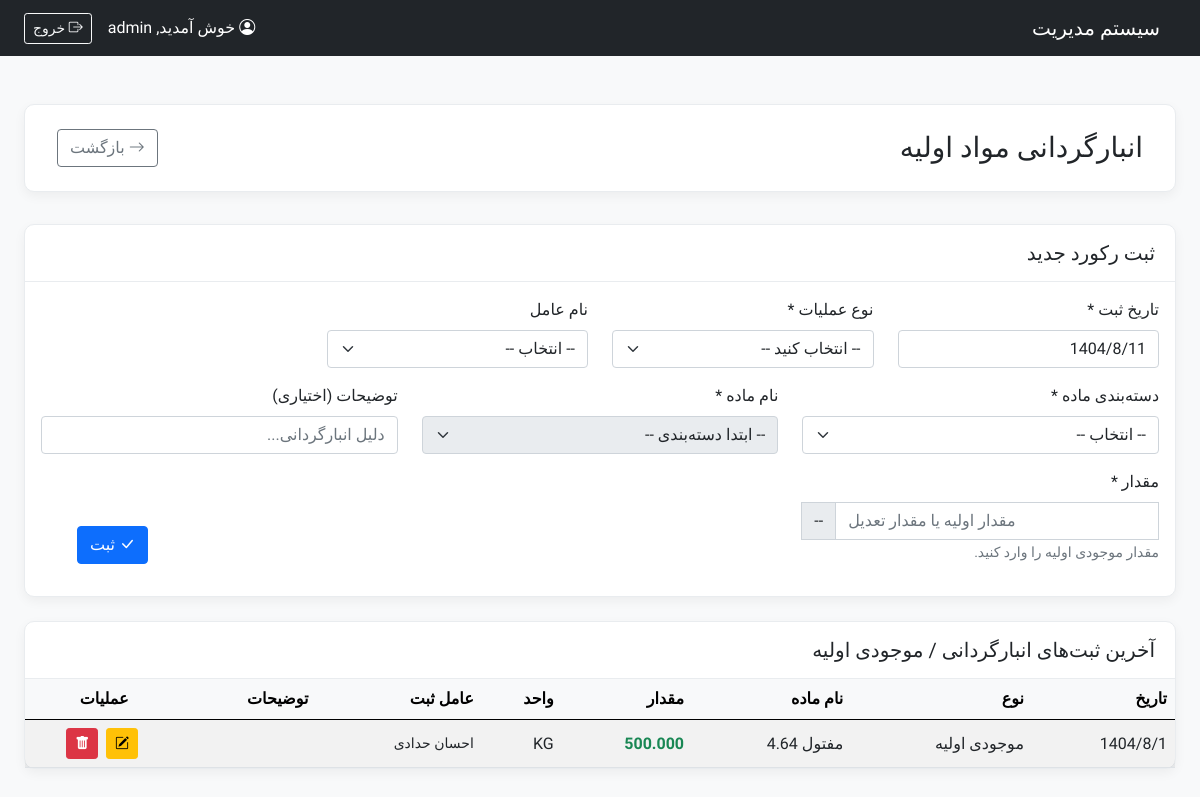
/modules/Warehouse/raw_stocktake.php (signed in), run on the app's committed database.
### tables this page shows
CREATE TABLE `tbl_raw_transactions` (
  `TransactionID` bigint(20) NOT NULL,
  `TransactionDate` datetime NOT NULL DEFAULT current_timestamp(),
  `ItemID` int(11) NOT NULL,
  `TransactionTypeID` int(11) NOT NULL COMMENT 'FK به جدول انواع تراکنش (ورود، خروج، کسر، اضافه)',
  `Quantity` decimal(10,3) NOT NULL COMMENT 'مقدار (مثبت برای ورود/اضافه، منفی برای خروج/کسر)',
  `OperatorEmployeeID` int(11) DEFAULT NULL COMMENT 'FK به جدول کارمندان (عامل)',
  `Description` text DEFAULT NULL COMMENT 'توضیحات (مثلاً برای انبارگردانی)'
);

CREATE TABLE `tbl_transaction_types` (
  `TypeID` int(11) NOT NULL,
  `TypeName` varchar(100) NOT NULL,
  `StockEffect` smallint(6) NOT NULL DEFAULT 0 COMMENT '1 برای افزایش, -1 برای کاهش, 0 بی‌اثر'
);

CREATE TABLE `tbl_raw_items` (
  `ItemID` int(11) NOT NULL,
  `ItemName` varchar(255) NOT NULL,
  `CategoryID` int(11) NOT NULL,
  `UnitID` int(11) NOT NULL COMMENT 'FK به جدول واحدهای اندازه‌گیری (tbl_units)',
  `SafetyStock` decimal(10,3) DEFAULT NULL COMMENT 'موجودی اطمینان (اختیاری)'
);

CREATE TABLE `tbl_units` (
  `UnitID` int(11) NOT NULL,
  `UnitName` varchar(50) NOT NULL,
  `Symbol` varchar(10) NOT NULL
);

CREATE TABLE `tbl_employees` (
  `EmployeeID` int(11) NOT NULL,
  `name` varchar(255) NOT NULL,
  `DepartmentID` int(11) DEFAULT NULL,
  `JobTitle` varchar(150) DEFAULT NULL,
  `HireDate` date DEFAULT NULL,
  `Status` enum('Active','Inactive') NOT NULL DEFAULT 'Active'
);

### config/functions.php (called while the page is built, shortened)
<?php
if (!function_exists('jdf_gregorian_to_jalali')) {
    require_once __DIR__ . '/../lib/jdf.php';
}
function to_jalali($gregorian_date) {
    $datetime_parts = explode(' ', $gregorian_date);
    $date_part = $datetime_parts[0];
    $parts = explode('-', $date_part);
    if (count($parts) === 3 && is_numeric($parts[0]) && is_numeric($parts[1]) && is_numeric($parts[2])) {
        list($g_y, $g_m, $g_d) = $parts;
         if ($g_y > 0) {
            return jdf_gregorian_to_jalali($g_y, $g_m, $g_d, '/');
        }
    }
    return '';
}
?>

### lib/jdf.php (called while the page is built, shortened)
<?php
function jdf_div($a,$b)
{
	return (int) ($a / $b);
}
function jdf_gregorian_to_jalali($g_y, $g_m, $g_d, $mod='')
{
	$g_days_in_month = array(31, 28, 31, 30, 31, 30, 31, 31, 30, 31, 30, 31);
	$j_days_in_month = array(31, 31, 31, 31, 31, 31, 30, 30, 30, 30, 30, 29);
	$gy = $g_y-1600;
	$gm = $g_m-1;
	$gd = $g_d-1;
	$g_day_no = 365*$gy+jdf_div($gy+3,4)-jdf_div($gy+99,100)+jdf_div($gy+399,400);
	for ($i=0; $i < $gm; ++$i)
		$g_day_no += $g_days_in_month[$i];
	$g_day_no += $gd;
	$j_day_no = $g_day_no-79;
	$j_np = jdf_div($j_day_no, 12053);
	$j_day_no = $j_day_no % 12053;
	$jy = 979+33*$j_np+4*jdf_div($j_day_no,1461);
	$j_day_no %= 1461;
	if ($j_day_no >= 366)
	{
		$jy += jdf_div($j_day_no-1, 365);
		$j_day_no = ($j_day_no-1)%365;
	}
	for ($i = 0; $i < 11 && $j_day_no >= $j_days_in_month[$i]; ++$i)
		$j_day_no -= $j_days_in_month[$i];
	$jm = $i+1;
	$jd = $j_day_no+1;
	return ($mod=='')?array($jy,$jm,$jd):$jy.$mod.$jm.$mod.$jd;
}
?>

### config/crud_helpers.php (called while the page is built, shortened)
<?php
function find_all(PDO $pdo, string $sql, array $params = []): array
{
    try {
        $stmt = $pdo->prepare($sql);
        $stmt->execute($params);
        return $stmt->fetchAll(PDO::FETCH_ASSOC);
    } catch (PDOException $e) {
        error_log("Error in find_all: " . $e->getMessage() . " | SQL: " . $sql . " | Params: " . print_r($params, true));
        return [];
    }
}
?>

### modules/Warehouse/raw_stocktake.php (the view, shortened to what this page needs)
<?php
require_once __DIR__ . '/../../config/init.php';
$employees = find_all($pdo, "SELECT EmployeeID, name FROM tbl_employees ORDER BY name");
$quotedTypeNames = implode(',', array_map(function ($name) use ($pdo) { return $pdo->quote($name); }, STOCKTAKE_TYPE_NAMES));
$editMode = false;
$initial_log_date_jalali = $_SESSION['raw_stocktake_log_date'] ?? to_jalali(date('Y-m-d'));
$current_page = isset($_GET['page']) && is_numeric($_GET['page']) ? (int)$_GET['page'] : 1;
$offset = ($current_page - 1) * RECORDS_PER_PAGE;
$history_query = "
    SELECT t.*, mi.ItemName, u.Symbol as UnitSymbol, tt.TypeName as TransactionTypeName, tt.StockEffect, op.name as OperatorName
    FROM tbl_raw_transactions t
    JOIN tbl_raw_items mi ON t.ItemID = mi.ItemID
    JOIN tbl_units u ON mi.UnitID = u.UnitID
    JOIN tbl_transaction_types tt ON t.TransactionTypeID = tt.TypeID
    LEFT JOIN tbl_employees op ON t.OperatorEmployeeID = op.EmployeeID
    WHERE tt.TypeName IN ($quotedTypeNames)
    ORDER BY t.TransactionDate DESC, t.TransactionID DESC
    LIMIT :limit OFFSET :offset
";
$history_stmt = $pdo->prepare($history_query);
$history_stmt->bindValue(':limit', RECORDS_PER_PAGE, PDO::PARAM_INT);
$history_stmt->bindValue(':offset', $offset, PDO::PARAM_INT);
$history_stmt->execute();
$recentStocktakes = $history_stmt->fetchAll(PDO::FETCH_ASSOC);
$pageTitle = "انبارگردانی مواد اولیه";
include __DIR__ . '/../../templates/header.php';
?>
<div class="page-header d-flex justify-content-between align-items-center">
    <h1 class="h3 mb-0"><?php echo $pageTitle; ?></h1>
    <a href="raw_index.php" class="btn btn-outline-secondary"><i class="bi bi-arrow-right"></i> بازگشت</a>
</div>
<form id="stocktake-form">
    <div class="card content-card mb-4">
        <div class="card-header d-flex justify-content-between align-items-center">
            <h5 class="mb-0"><?php echo $editMode ? 'ویرایش رکورد انبارگردانی' : 'ثبت رکورد جدید'; ?></h5>
        </div>
        <div class="card-body">
            <div class="row">
                <div class="col-md-3 mb-3">
                    <label for="transaction_date" class="form-label">تاریخ ثبت *</label>
                    <input type="text" id="transaction_date" name="transaction_date" class="form-control persian-date persistent-input" data-session-key="raw_stocktake_log_date"
                           value="<?php echo $initial_log_date_jalali; ?>" required>
                </div>
                 <div class="col-md-3 mb-3">
                    <label for="transaction_type_id" class="form-label">نوع عملیات *</label>
                    <select id="transaction_type_id" name="transaction_type_id" class="form-select" required>
                        <option value="">-- انتخاب کنید --</option>
                    </select>
                </div>
                 <div class="col-md-3 mb-3">
                    <label for="operator_employee_id" class="form-label">نام عامل</label>
                    <select id="operator_employee_id" name="operator_employee_id" class="form-select">
                        <option value="">-- انتخاب --</option>
                    </select>
                </div>
            </div>
            <div class="row">
                 <div class="col-md-4 mb-3">
                     <label for="category_id" class="form-label">دسته‌بندی ماده *</label>
                     <select id="category_id" name="category_id" class="form-select" required>
                         <option value="">-- انتخاب --</option>
                     </select>
                 </div>
                 <div class="col-md-4 mb-3">
                      <label for="item_id" class="form-label">نام ماده *</label>
                      <select id="item_id" name="item_id" class="form-select" required disabled>
                         <option value="">-- ابتدا دسته‌بندی --</option>
                      </select>
                 </div>
                 <div class="col-md-4 mb-3">
                    <label for="description" class="form-label">توضیحات (اختیاری)</label>
                    <input type="text" id="description" name="description" class="form-control" placeholder="دلیل انبارگردانی...">
                </div>
            </div>
            <div class="row align-items-end">
                 <div class="col-md-4 mb-3">
                     <label for="quantity" class="form-label" id="quantity_label">مقدار *</label>
                     <div class="input-group">
                        <input type="number" step="0.01" id="quantity" name="quantity" class="form-control" placeholder="مقدار اولیه یا مقدار تعدیل" required>
                        <span class="input-group-text" id="quantity-unit">--</span>
                     </div>
                      <small id="quantity-help" class="form-text text-muted"></small>
                 </div>
                 <div class="col-md-8 mb-3 text-end">
                     <button type="submit" id="submit-button" class="btn <?php echo $editMode ? 'btn-warning' : 'btn-primary'; ?>">
                         <i class="bi <?php echo $editMode ? 'bi-save' : 'bi-check-lg'; ?>"></i> <?php echo $editMode ? 'ذخیره تغییرات' : 'ثبت'; ?>
                     </button>
                 </div>
            </div>
        </div>
    </div>
</form>
<div class="card content-card mt-4">
    <div class="card-header"><h5 class="mb-0">آخرین ثبت‌های انبارگردانی / موجودی اولیه</h5></div>
    <div class="card-body p-0">
        <div class="table-responsive">
            <table class="table table-striped table-hover table-sm mb-0">
                <thead>
                    <tr>
                        <th class="p-2">تاریخ</th>
                        <th class="p-2">نوع</th>
                        <th class="p-2">نام ماده</th>
                        <th class="p-2">مقدار</th>
                        <th class="p-2">واحد</th>
                        <th class="p-2">عامل ثبت</th>
                        <th class="p-2">توضیحات</th>
                        <th class="p-2 text-center">عملیات</th>
                    </tr>
                </thead>
                <tbody id="history-tbody">
                    <?php if (empty($recentStocktakes)): ?>
                        <tr><td colspan="8" class="text-center p-3 text-muted">هنوز رکوردی ثبت نشده است.</td></tr>
                    <?php else: ?>
                        <?php foreach($recentStocktakes as $tx):
                             $quantity = (float)($tx['Quantity'] ?? 0);
                             $effect = (int)($tx['StockEffect'] ?? 0);
                             $displayQuantity = number_format(abs($quantity), 3);
                             $quantityClass = ($effect > 0) ? 'text-success' : (($effect < 0) ? 'text-danger' : '');
                             $quantityPrefix = ($effect < 0) ? '-' : (($effect > 0 && $tx['TransactionTypeName'] != 'موجودی اولیه') ? '+' : '');
                        ?>
                        <tr>
                            <td class="p-2"><?php echo to_jalali($tx['TransactionDate']); ?></td>
                            <td class="p-2"><?php echo htmlspecialchars($tx['TransactionTypeName']); ?></td>
                            <td class="p-2"><?php echo htmlspecialchars($tx['ItemName']); ?></td>
                            <td class="p-2 fw-bold <?php echo $quantityClass; ?>"><?php echo $quantityPrefix . $displayQuantity; ?></td>
                            <td class="p-2"><?php echo htmlspecialchars($tx['UnitSymbol']); ?></td>
                            <td class="p-2 small"><?php echo htmlspecialchars($tx['OperatorName'] ?? '-'); ?></td>
                            <td class="p-2 small"><?php echo htmlspecialchars($tx['Description'] ?? '-'); ?></td>
                            <td class="p-2 text-center text-nowrap">
                                <a href="?edit_id=<?php echo (int)$tx['TransactionID']; ?>&page=<?php echo $current_page; ?>" class="btn btn-warning btn-sm me-1" title="ویرایش">
                                    <i class="bi bi-pencil-square"></i>
                                </a>
                                <button type="button" class="btn btn-danger btn-sm delete-btn" data-tx-id="<?php echo (int)$tx['TransactionID']; ?>" data-bs-toggle="modal" data-bs-target="#deleteConfirmModal" title="حذف">
                                    <i class="bi bi-trash-fill"></i>
                                </button>
                            </td>
                        </tr>
                        <?php endforeach; ?>
                    <?php endif; ?>
                </tbody>
            </table>
        </div>
    </div>
</div>
<?php include __DIR__ . '/../../templates/footer.php'; ?>

### assets/css/style.css (style rules this page uses)
body { font-family: 'Vazirmatn', sans-serif; background-color: #f4f7f9; }
.page-header { background-color: #ffffff; padding: 1.5rem 2rem; border-radius: 10px; margin-bottom: 2rem; box-shadow: 0 4px 12px rgba(0,0,0,0.05); border: 1px solid #e9ecef; }
.content-card { border: 1px solid #e9ecef; border-radius: 10px; box-shadow: 0 4px 12px rgba(0,0,0,0.05); background-color: #ffffff; }
.content-card .card-header { background-color: transparent; border-bottom: 1px solid #e9ecef; font-weight: 600; font-size: 1.1rem; padding: 1rem 1.25rem; }
.table th { font-weight: 600; white-space: nowrap; background-color: #f8f9fa; }
.table td { vertical-align: middle; }

### data on the page
tbl_raw_transactions: TransactionDate "1404/8/1", TransactionTypeID.TypeName "موجودی اولیه", ItemID.ItemName "مفتول 4.64", Quantity "500.000", tbl_units.Symbol "KG", OperatorEmployeeID.name "احسان حدادی"

### other printed values
$_SESSION['username'] "admin"
$pageTitle "انبارگردانی مواد اولیه"
